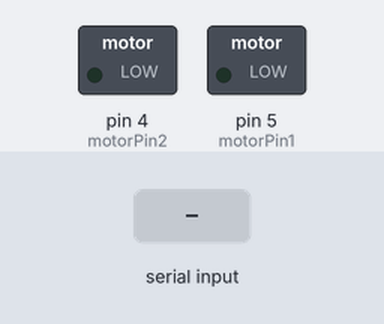
Bench run of a sketch on a simulated Arduino Uno, built with avr-gcc and run on an emulated ATmega328P. Shown: switched loads named in the sketch (green lamp = pin HIGH). The test bench sets the inputs (shaded band). What the sketch prints to the serial monitor is not drawn.

Above: at 1.2 s.
1.3 s: "90,45\n" received over Serial
At 1.6 s:
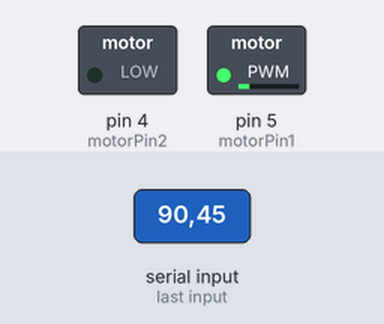
3.8 s: "30,150\n" received over Serial
At 4.6 s:
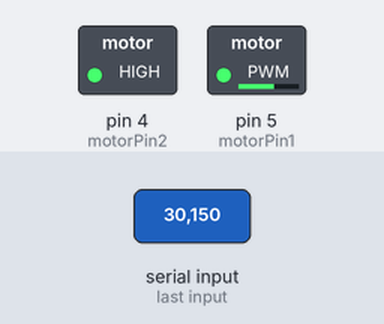
6.3 s: "200\n" received over Serial
At 6.6 s:
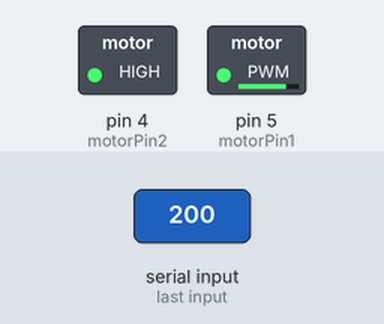
Timing chart, 0 to 9.3 s (numbered marks = the images above; inputs shaded):
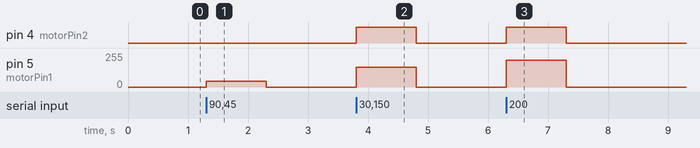

The sketch:

vibe_try.ino
```cpp
/*
  Adafruit Arduino - Lesson 13. DC Motor
*/


int motorPin1 = 5;
int motorPin2 = 4;

void setup(){
  pinMode(motorPin1, OUTPUT);
  pinMode(motorPin2, OUTPUT);
  Serial.begin(9600);
  while (! Serial);
  Serial.println("Speed 0 to 255");
}


void loop() {
  if (Serial.available()) {
    int speed = Serial.parseInt();
    if (speed >= 0 && speed <= 255) {
      analogWrite(motorPin1, speed);
      analogWrite(motorPin2, speed);
    }
  }
}
```

Measured:
- after the input at 1.3 s, pin 5 (motorPin1): 0/255 → 45/255 at once, → 0/255 1.0 s later
- after the input at 3.8 s, pin 4 (motorPin2): LOW → HIGH at once, → LOW 1.0 s later; pin 5 (motorPin1): 0/255 → 150/255 at once, → 0/255 1.0 s later
- after the input at 6.3 s, pin 4 (motorPin2): LOW → HIGH at once, → LOW 1.0 s later; pin 5 (motorPin1): 0/255 → 200/255 at once, → 0/255 1.0 s later
